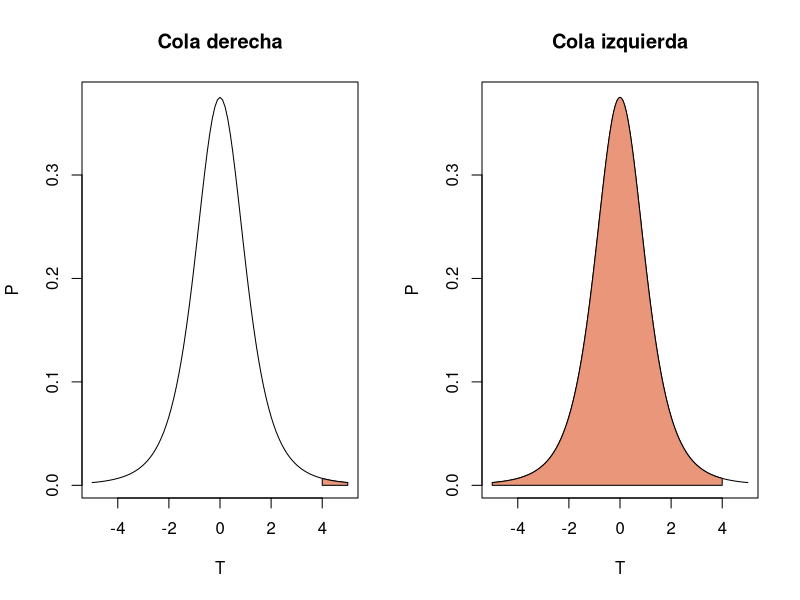
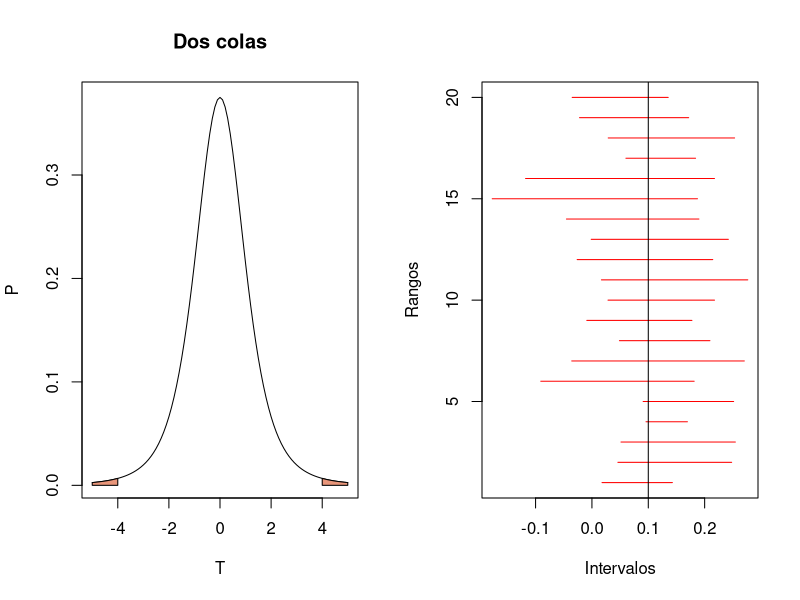
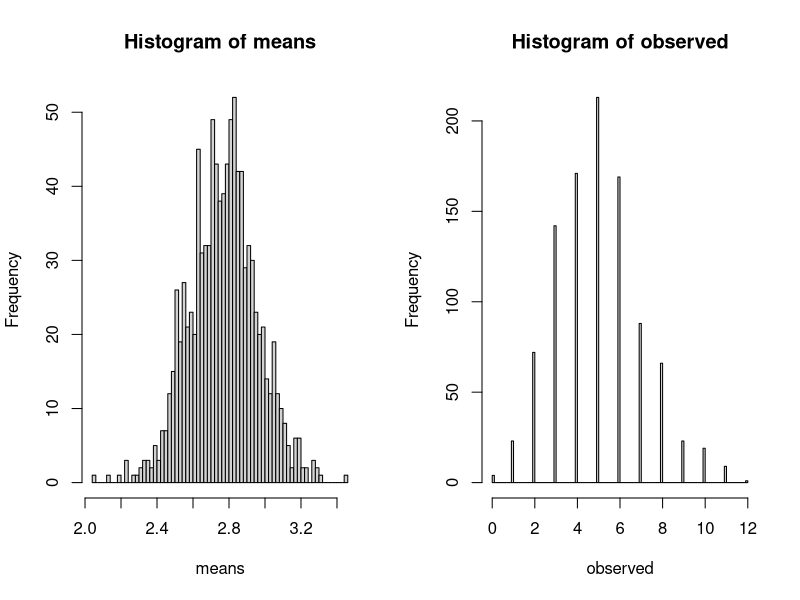
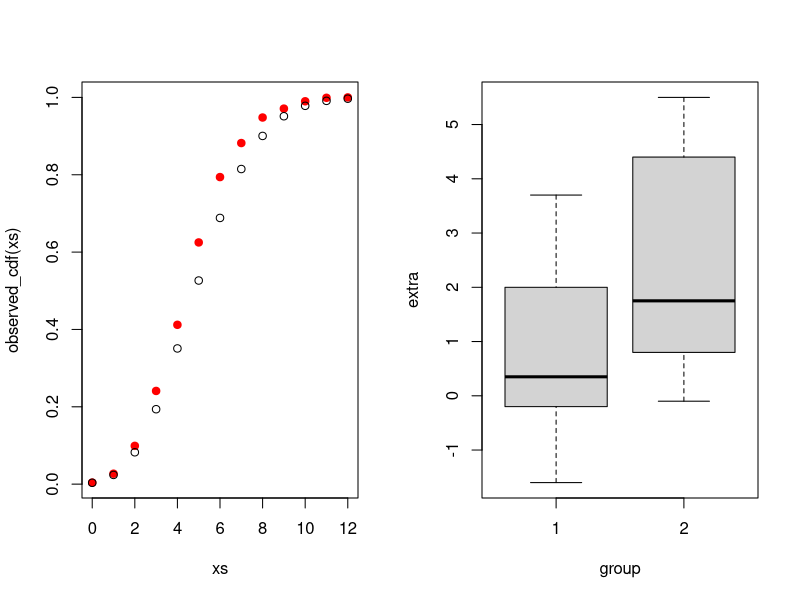
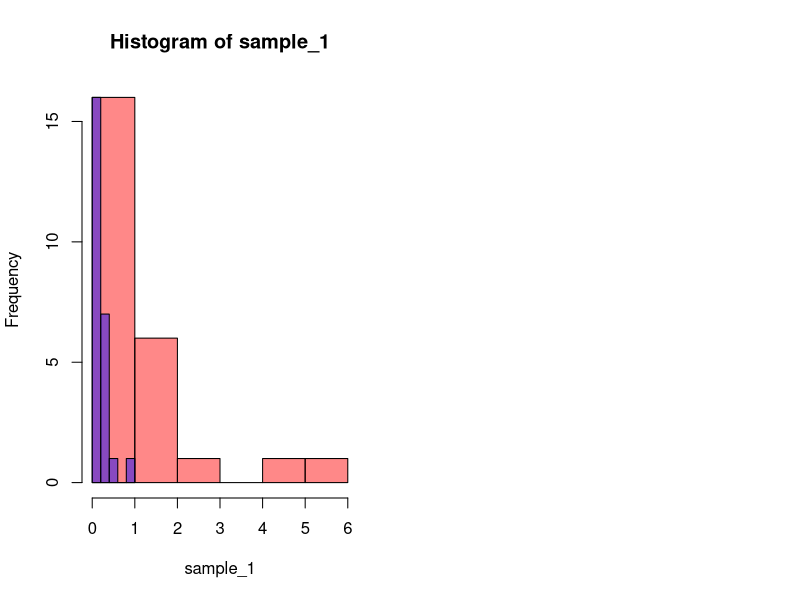

The R script that drew these images, in order:
## ---- chunk 1
knitr::opts_chunk$set(echo = TRUE)
library(boot)
library(car)
## ---- chunk 2
n <- 5
normal_sample <- rnorm(n, mean=0.1, sd=0.1)
xm <- mean(normal_sample)
s <- sd(normal_sample)

# Hipotesis Nula. La distribución es T de Student
m0 <- 0
T_value <- (xm-m0)/(s/sqrt(n))
T_value

# Calculo el pvalue
p = 1 - pt(T_value, n-1)
p
# 0.0008768362

# Usando las funciones incluidas en R
t.test(
    normal_sample,
    alternative="two.sided",
    mu=0,
    )
# 0.0008768
## ---- chunk 3
par(mfrow=c(1,2))
my_t <- function(x) {return(dt(x, n-1))}
T_value <- 4
# p-value for 'greater'.
curve(
    my_t,
    from=-5,
    to=5,
    xlab="T",
    ylab="P",
    main="Cola derecha")

# Área bajo la curva, 'greater'.
polygon(
    c(T_value, seq(T_value, 5, 0.01), 5),
    c(0, my_t(seq(T_value, 5, 0.01)),0),
    col = "darksalmon")

# p-value for 'lower'.
curve(
    my_t,
    from=-5,
    to=5,
    xlab="T",
    ylab="P",
    main="Cola izquierda")

# Área bajo la curva, 'lower'.
polygon(
    c(-5, seq(-5,T_value, 0.01), T_value),
    c(0, my_t(seq(-5,T_value,0.01)),0),
    col = "darksalmon")

## ---- chunk 4
my_t <- function(x) {return(dt(x, n-1))}

# p-value for 'greater'.
curve(
    my_t,
    from=-5,
    to=5,
    xlab="T",
    ylab="P",
    main="Dos colas")

# Área bajo la curva, 'greater'.
polygon(
    c(T_value, seq(T_value, 5, 0.01), 5),
    c(0, my_t(seq(T_value, 5, 0.01)),0),
    col = "darksalmon")


# Área bajo la curva, 'lower'.
polygon(
    c(-5, seq(-5,-T_value, 0.01), -T_value),
    c(0, my_t(seq(-5,-T_value,0.01)),0),
    col = "darksalmon")
## ---- chunk 5
t_left <- qt(0.05/2, df = n-1) # 2.5 %
t_right <- qt(1-0.05/2, df = n-1) # 97.5 %

t_left
t_right

## ---- chunk 6
c(
    mean(normal_sample + t_left*sd(normal_sample)/sqrt(n)),
    mean(normal_sample + t_right*sd(normal_sample)/sqrt(n))
)
## ---- chunk 7
intervalos <- sapply(
    c(1:1000),
    function(x){
        normal_sample <- rnorm(5, mean=0.1, sd=0.1)
        t.test(normal_sample, alternative="two.sided", mu=0)$conf.int
    }
)
matplot(
    x=intervalos[,1:20],
    y=rbind(c(1:20), c(1:20)),
    type="l",
    col = "red",
    lty=1,
    ylab="Rangos",
    xlab="Intervalos"
)
abline(v=0.1)
## ---- chunk 8
contains_mu <- intervalos[1,] < 0.1 & 0.1 < intervalos[2,]
mean(contains_mu)
## ---- chunk 9
my_sample <- c(
    rnorm(50, 3, 2),
    runif(50, 0,6)
)

replicates <- replicate(
    1000,
    sample(
        x = my_sample,
        size=100,
        replace=TRUE
    )
)

means <- apply(replicates, 2, mean)
hist(means, 100)

quantile(means, 0.025)
quantile(means, 0.975)

## ---- chunk 10
mmean <- function(d, i) {
    mean(d[i])
}
my_sample.boot <- boot(
    my_sample,
    mmean,
    R = 100,
    sim = "ordinary",
)
boot.ci(
    my_sample.boot,
    conf = c(0.90, 0.95),
    type = c("norm", "basic", "perc", "bca")
)
## ---- chunk 11
observed <- rbinom(1000, 100, 0.05)
hist(observed, 100)
## ---- chunk 12
xs <- seq(0, max(observed), 1) 
observed_cdf <- ecdf(observed)
plot(
    x=xs,
    y=observed_cdf(xs),
    pch=19,
    col="red")
points(
    x=xs,
    pbinom(q=xs, size = 100, p=0.055)
)

## ---- chunk 13

Oi <- 1000 * observed_cdf(xs)
Ei <- 1000 * pbinom(q=xs, size = 100, p=0.054)

chi2 <- sum((Oi - Ei)^2/Ei)

df = 15 # (16 bins - 1) * (2 cond - 1)

pchisq(
    chi2,
    df,
    lower.tail=FALSE
    )

## ---- chunk 14
?ks.test
my_sample <- rnorm(100, 2, 2)
ks.test(my_sample, "pnorm",2, 2)


my_sample <- rnorm(100, 2, 2)
my_other_sample <- rnorm(10000, 2, 2)
ks.test(my_sample, my_other_sample)
## ---- chunk 15
head(sleep)
## ---- chunk 16
shapiro.test(
    sleep$extra[sleep$group==1]
)
shapiro.test(
    sleep$extra[sleep$group==2]
)
## ---- chunk 17
boxplot(
    extra ~ group,
    sleep)
## ---- chunk 18
sapply(
    X=unique(levels(sleep$group)),
    FUN=function(g){
        var(sleep$extra[sleep$group==g])
    }
)
aggregate(
  extra~group,
  data=sleep,
  FUN=var
)

## ---- chunk 19
var.test(
    x=sleep$extra[sleep$group==1],
    y=sleep$extra[sleep$group==2]
)

var.test(
    extra ~ group,
    data=sleep
)

## ---- chunk 20
bartlett.test(
    extra ~ group,
    sleep
)
## ---- chunk 21
#library("car")
leveneTest(
    extra ~ group,
    sleep)
## ---- chunk 22
sample_1 <- rnorm(n=25, mean=2, sd=1)
sample_2 <- rnorm(n=25, mean=5, sd=6)

t.test(
    x = sample_1,
    y = sample_2,
    var.equal = TRUE
)

t.test(
    x = sample_1,
    y = sample_2,
    var.equal = FALSE
)
## ---- chunk 23
sample_1 <- rnorm(25, 0, 1)
sample_2 <- sample_1 + runif(25, 0, 0.02)

sapply(
    c(TRUE, FALSE),
    FUN=function(x) t.test(sample_1, sample_2, paired=x)
)



## ---- chunk 24
    sample_1 <- rexp(25, 1)
    sample_2 <- rexp(25, 2)
    t.test(
        sample_1,
        sample_2
    )
    wilcox.test(
        sample_1,
        sample_2
    )

## ---- chunk 25
sample_1 <- rexp(25, 1)
sample_2 <- sample_1 + runif(25,0,.5)
wilcox.test(
    sample_1,
    sample_2
)
wilcox.test(
    sample_1,
    sample_2,
    paired=TRUE)

## ---- chunk 26
sample_1 <- rexp(25, 1)
sample_2 <- rexp(25, 4)

hist(
  sample_1,
  col="#FF000077")

hist(
  sample_2,
  col="#0000FF77",
  add=TRUE)


ks.test(
    sample_1,
    sample_2
)
## ---- chunk 27
sample_1 <- rexp(25, 1)
sample_2 <- sample_1 + runif(25, -3, 3)

positives <- sum(sample_2>sample_1)
negatives <- sum(sample_2<sample_1)

pbinom(
    c(positives,negatives),
    size = 25,
    prob = 0.5,
    lower.tail = FALSE
)

sample_1 <- rexp(25, 1)
sample_2 <- sample_1 + runif(25, -1, 3)

positives <- sum(sample_2>sample_1)
negatives <- sum(sample_2<sample_1)

pbinom(
    c(positives,negatives),
    size = 25,
    prob = 0.5,
    lower.tail = FALSE
)


## ---- chunk 28
sample_1 <- rbinom(25, 15, 0.04 )
sample_2 <- rbinom(25, 15, 0.1 )
m <- median(c(sample_1, sample_2))

table(c(sample_1, sample_2)>=m,
    rep(1:2, each=25))

chisq.test(
    table(
        c(sample_1, sample_2)>=m,
        rep(1:2, each=25)))

## ---- chunk 29
sample_1 <- rbinom(25, 15, 0.04 )
sample_2 <- rbinom(25, 15, 0.1 )
fisher.test(
    table(
        c(sample_1, sample_2)>=m,
        rep(1:2, each=25))
)

## ---- chunk 30
sample_1 <- rbinom(25, 15, 0.04 )
sample_2 <- sample_1 + runif(25, 1, 2 )
mcnemar.test(
    table(
        c(sample_1, sample_2)>=m,
        rep(1:2, each=25))
)
fisher.test(
    table(
        c(sample_1, sample_2)>=m,
        rep(1:2, each=25))
)
